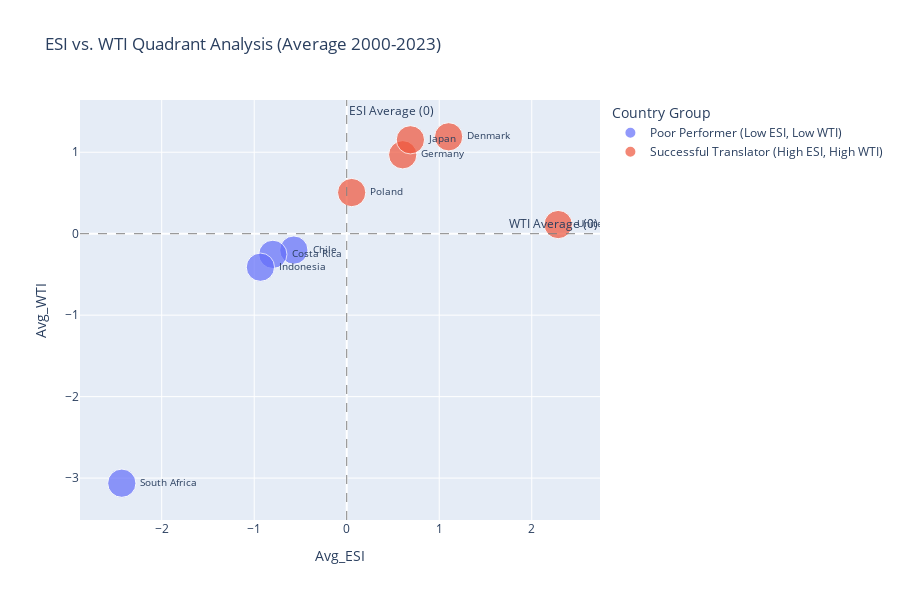

Notebook source saved alongside this figure:
### Code cell
import plotly.express as px
import pandas as pd
import numpy as np # Needed for the quadrant calculation

# Assuming df_merged_scores is your DataFrame with the yearly ESI and WTI scores

# 1. CALCULATE THE AVERAGE SCORES PER COUNTRY (from yearly data)
df_final_ranking = df_merged_scores.groupby('Country Name').agg(
    {'Economic Success (PCA)': 'mean',
     'Well-Being (PCA)': 'mean'}
).reset_index()

# Rename columns for plotting simplicity
df_final_ranking.rename(columns={
    'Economic Success (PCA)': 'Avg_ESI',
    'Well-Being (PCA)': 'Avg_WTI'
}, inplace=True)

# 2. OPTIONAL: CALCULATE THE QUADRANT (Country Group)
# Determine which quadrant each country falls into relative to the global mean (0)
conditions = [
    (df_final_ranking['Avg_ESI'] > 0) & (df_final_ranking['Avg_WTI'] > 0), # Top-Right: Successful Translators
    (df_final_ranking['Avg_ESI'] < 0) & (df_final_ranking['Avg_WTI'] > 0), # Top-Left: Efficient Translators
    (df_final_ranking['Avg_ESI'] < 0) & (df_final_ranking['Avg_WTI'] < 0), # Bottom-Left: Poor Performers
    (df_final_ranking['Avg_ESI'] > 0) & (df_final_ranking['Avg_WTI'] < 0)  # Bottom-Right: Inefficient Translators
]
choices = [
    'Successful Translator (High ESI, High WTI)',
    'Efficient Translator (Low ESI, High WTI)',
    'Poor Performer (Low ESI, Low WTI)',
    'Inefficient Translator (High ESI, Low WTI)'
]
df_final_ranking['Country Group'] = np.select(conditions, choices, default='Central/Edge Case')


# 3. CREATE THE SCATTER PLOT
fig = px.scatter(
    df_final_ranking, # Use the correctly calculated and renamed DataFrame
    x='Avg_ESI',           # X-axis is the Avg_ESI
    y='Avg_WTI',           # Y-axis is the Avg_WTI
    text='Country Name',   # Use the Country Name column for labels
    color='Country Group', # Color by the calculated quadrant
    size=[5] * len(df_final_ranking), # Use a fixed size since 'GDP_Avg' isn't calculated here
    hover_name='Country Name',
    title='ESI vs. WTI Quadrant Analysis (Average 2000-2023)'
)

# ----------------- FIX FOR LABEL OVERLAP -----------------

# 1. Update text position to move the label away from the marker.
fig.update_traces(
    mode='markers+text',
    textposition='middle right', # Moves the label to the top-right corner of the dot
    textfont=dict(size=10)    # Slightly reduce font size for better fit
)
# ---------------------------------------------------------

# Add center lines (optional, but good for quadrant chart)
fig.add_hline(y=0, line_width=1, line_dash="dash", line_color="gray", annotation_text="WTI Average (0)")
fig.add_vline(x=0, line_width=1, line_dash="dash", line_color="gray", annotation_text="ESI Average (0)")

# Adjust layout
fig.update_layout(showlegend=True, height=600)

fig.show()

### Figure 1 — Plotly figure (JSON) as saved in the notebook; plotly's stock layout.template omitted (floating-point values rounded to 4 significant figures)
{"data": [{"hovertemplate": "<b>%{hovertext}</b><br><br>Country Group=Poor Performer (Low ESI, Low WTI)<br>Avg_ESI=%{x}<br>Avg_WTI=%{y}<br>size=%{marker.size}<br>Country Name=%{text}<extra></extra>", "hovertext": ["Chile", "Costa Rica", "Indonesia", "South Africa"], "legendgroup": "Poor Performer (Low ESI, Low WTI)", "marker": {"color": "#636efa", "size": [5, 5, 5, 5], "sizemode": "area", "sizeref": 0.0125, "symbol": "circle"}, "mode": "markers+text", "name": "Poor Performer (Low ESI, Low WTI)", "orientation": "v", "showlegend": true, "text": ["Chile", "Costa Rica", "Indonesia", "South Africa"], "textfont": {"size": 10}, "textposition": "middle right", "type": "scatter", "x": [-0.5717, -0.7986, -0.9331, -2.431], "xaxis": "x", "y": [-0.2011, -0.2534, -0.4111, -3.062], "yaxis": "y"}, {"hovertemplate": "<b>%{hovertext}</b><br><br>Country Group=Successful Translator (High ESI, High WTI)<br>Avg_ESI=%{x}<br>Avg_WTI=%{y}<br>size=%{marker.size}<br>Country Name=%{text}<extra></extra>", "hovertext": ["Denmark", "Germany", "Japan", "Poland", "United States"], "legendgroup": "Successful Translator (High ESI, High WTI)", "marker": {"color": "#EF553B", "size": [5, 5, 5, 5, 5], "sizemode": "area", "sizeref": 0.0125, "symbol": "circle"}, "mode": "markers+text", "name": "Successful Translator (High ESI, High WTI)", "orientation": "v", "showlegend": true, "text": ["Denmark", "Germany", "Japan", "Poland", "United States"], "textfont": {"size": 10}, "textposition": "middle right", "type": "scatter", "x": [1.102, 0.6054, 0.6883, 0.05357, 2.286], "xaxis": "x", "y": [1.189, 0.9688, 1.153, 0.5051, 0.1122], "yaxis": "y"}], "layout": {"annotations": [{"showarrow": false, "text": "WTI Average (0)", "x": 1, "xanchor": "right", "xref": "x domain", "y": 0, "yanchor": "bottom", "yref": "y"}, {"showarrow": false, "text": "ESI Average (0)", "x": 0, "xanchor": "left", "xref": "x", "y": 1, "yanchor": "top", "yref": "y domain"}], "height": 600, "legend": {"itemsizing": "constant", "title": {"text": "Country Group"}, "tracegroupgap": 0}, "shapes": [{"line": {"color": "gray", "dash": "dash", "width": 1}, "type": "line", "x0": 0, "x1": 1, "xref": "x domain", "y0": 0, "y1": 0, "yref": "y"}, {"line": {"color": "gray", "dash": "dash", "width": 1}, "type": "line", "x0": 0, "x1": 0, "xref": "x", "y0": 0, "y1": 1, "yref": "y domain"}], "showlegend": true, "title": {"text": "ESI vs. WTI Quadrant Analysis (Average 2000-2023)"}, "xaxis": {"anchor": "y", "domain": [0, 1], "title": {"text": "Avg_ESI"}}, "yaxis": {"anchor": "x", "domain": [0, 1], "title": {"text": "Avg_WTI"}}}}
